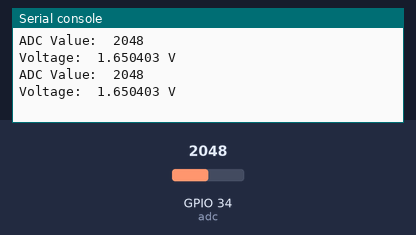
The program below on a simulated ESP32 board running MicroPython. Shown: the last lines printed to the serial console. The inputs (shaded band) are chosen by the test bench; at power-on: GPIO 34 (adc) = 2048 (analog values on the 0–4095 scale).

Above: at 1.2 s.
1.3 s: GPIO 34 (adc) set to 2866
At 2.6 s:
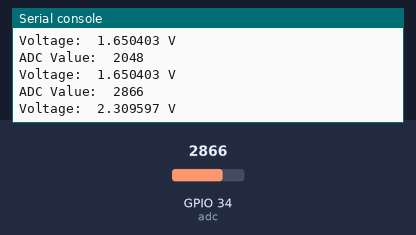
2.8 s: GPIO 34 (adc) set to 3603
At 3.5 s:
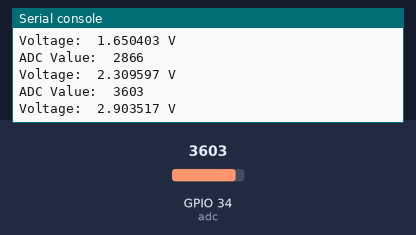
Timing chart, 0 to 5.8 s (numbered marks = the images above; inputs shaded):
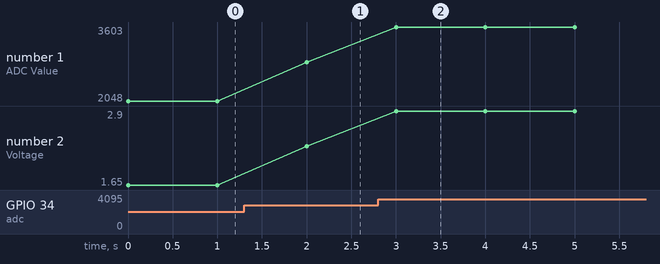

Measured:
- after the input at 1.3 s, the serial console: prints a new line after 0.70 s (image 1)
- after the input at 2.8 s, the serial console: prints a new line after 0.20 s (image 2)
- plotted number 1: 2048 → 2866 after the input at 1.3 s, 2866 → 3603 after the input at 2.8 s
- plotted number 2: 1.65 → 2.31 after the input at 1.3 s, 2.31 → 2.9 after the input at 2.8 s

The program:

main.py
```python
# Experiment 4: code transcribed from Screenshot 2026-08-24 122630.png.
# The source does not configure attenuation; its voltage is a lab approximation.
from machine import ADC, Pin
from time import sleep

adc = ADC(Pin(34))  # Read the potentiometer wiper on ADC1 GPIO34.

while True:
    adc_value = adc.read()  # Original ESP32 API: a raw 12-bit reading.
    voltage = (adc_value / 4095) * 3.3  # Not a calibrated voltage measurement.
    print("ADC Value: ", adc_value)
    print("Voltage: ", voltage, "V")
    sleep(1)  # Print one reading each second.
```
